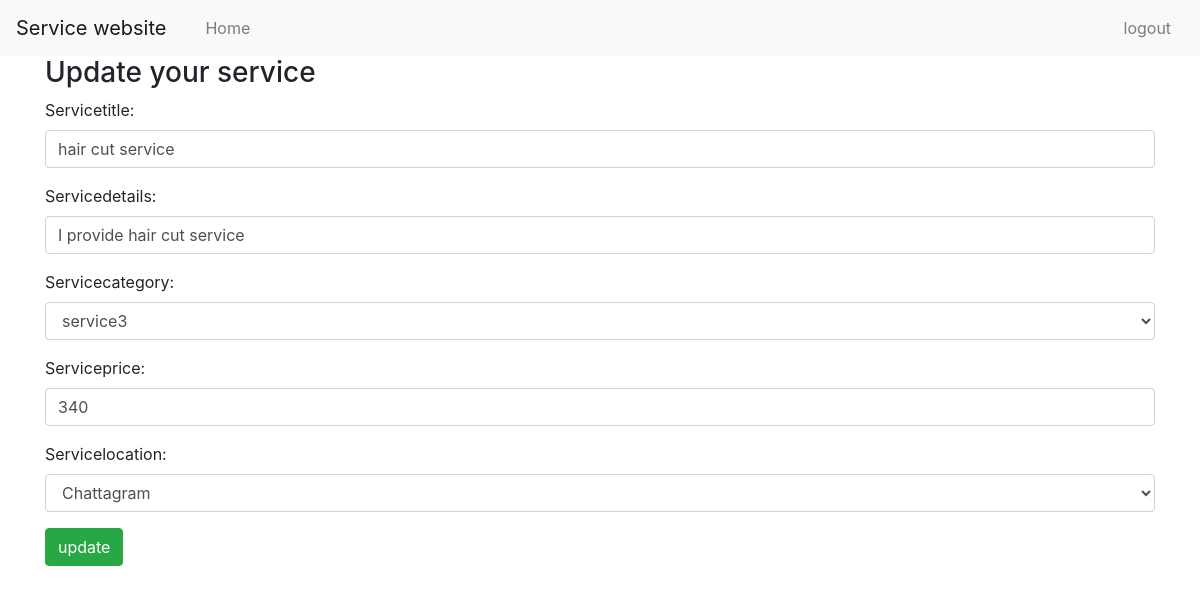
Screenshot of /service/19 (signed in) with the database file from the repository.
### service/models.py (models this page shows)
class Sheba(models.Model):
    user = models.ForeignKey(User,on_delete=models.CASCADE)
    servicecategory =(
        ('service1','service1'),
        ('service2','service2'),
        ('service3','service3'),
        ('service4','service4'),
    )
    servicelocation=(
        ('Dhaka','Dhaka'),
        ('Chittagong','Chattagram')
    )
    servicetitle = models.CharField(max_length=100)
    servicedetails = models.CharField(max_length=100)
    servicecategory = models.CharField(max_length=100,choices=servicecategory,default='service1')
    serviceprice = models.IntegerField(max_length=100)
    servicelocation = models.CharField(max_length=10,choices=servicelocation,default='Dhaka')

### service/views.py (the view)
# urls.py: path('<int:id>',views.serviceupdate, name='serviceupdate'),
def serviceupdate(request,id):
        if request.method =='POST':
         pi = Sheba.objects.get(pk=id)
         fm= Service(request.POST, instance=pi)
         if fm.is_valid():
                fm.save()
                return redirect('serviceshow')
        else:
         pi = Sheba.objects.get(pk=id)
         fm= Service(instance=pi)
        return render(request,'service/updateseller.html',{'form':fm})

### service/forms.py
class Service(forms.ModelForm):
    class Meta:
            model = Sheba
            fields=['user','servicetitle',
            'servicedetails','servicecategory',
            'serviceprice','servicelocation'
            ]
            widgets = {
                'user':forms.HiddenInput(attrs={'class':'form-control'}),
            'servicetitle': forms.TextInput(attrs={'class':'form-control'}),
            'servicedetails': forms.TextInput(attrs={'class':'form-control'}),
            'servicecategory': forms.Select(attrs={'class':'form-control'}),
            'serviceprice':forms.TextInput(attrs={'class':'form-control'}),
            'servicelocation': forms.Select(attrs={'class':'form-control'}),
             }

### templates/service/updateseller.html (shortened to what this page needs)
<!doctype html>
<html lang="en">
  <head>
    <link rel="stylesheet" href="https://cdn.jsdelivr.net/npm/bootstrap@4.0.0/dist/css/bootstrap.min.css">
  </head>
  <body>
    {% if user.is_authenticated and user.is_seller %}
    <nav class="navbar navbar-expand-lg navbar-light bg-light">
        <a class="navbar-brand" href="#">Service website</a>
        <div class="collapse navbar-collapse" id="navbarNav">
            <div class="col-md-11">
                <ul class="navbar-nav">
                    <li class="nav-item">
                        <a class="nav-link" href="/account/sellerdashboard/">Home</a>
                      </li>
                  </ul>
            </div>
            <div class="col-md-1">
                <ul class="navbar-nav">
                    <li class="nav-item">
                      <a class="nav-link" href="{% url 'logout' %}">logout</a>
                    </li>
                  </ul>
            </div>
        </div>
      </nav>
    <div class="container">
        <h3>Update your service {{ id }}</h3>
         <form action="" method="POST">
          {{ form.as_p }}
          <input type="submit" class="btn btn-success" value="update">
         </form>
        </div>
        {% else %}
        <script>
        window.location.href = "http://127.0.0.1:8000/account/login/";
        </script>
        {% endif %}
  </body>
</html>

### rows the page displays
Sheba: servicetitle "hair cut service", servicedetails "I provide hair cut service", servicecategory "service3", serviceprice "340", servicelocation "Chattagram"
